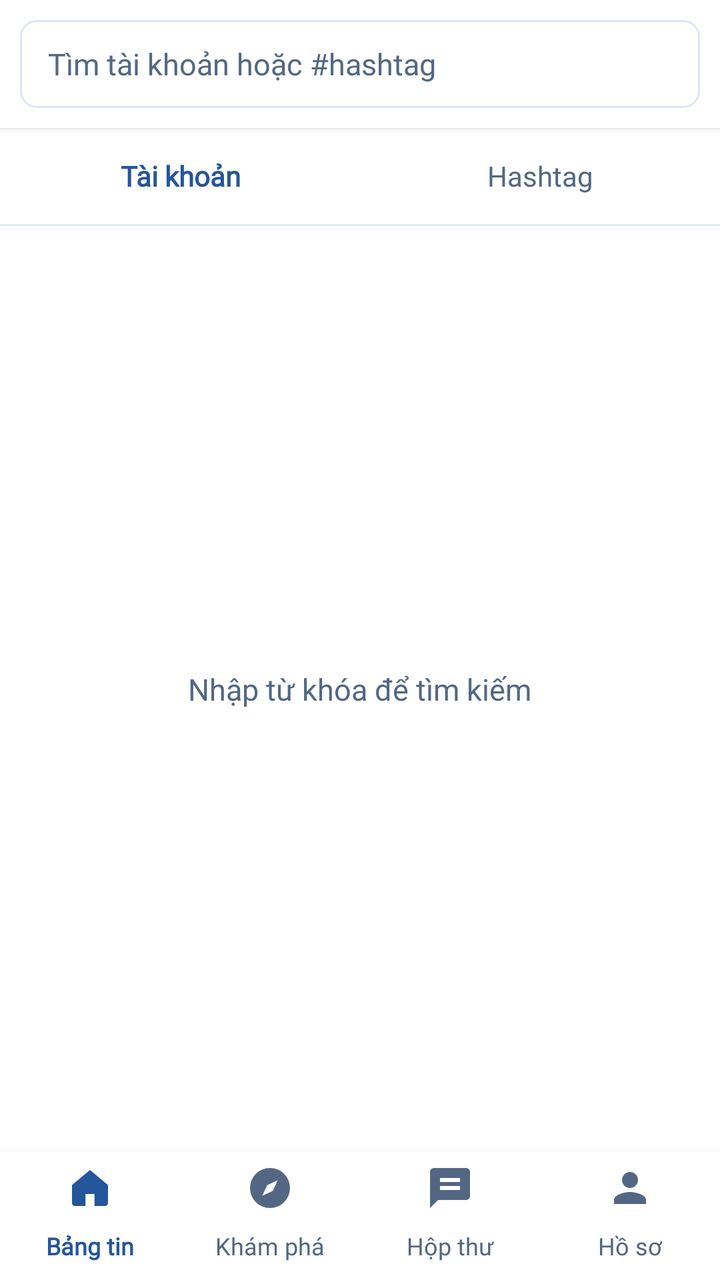
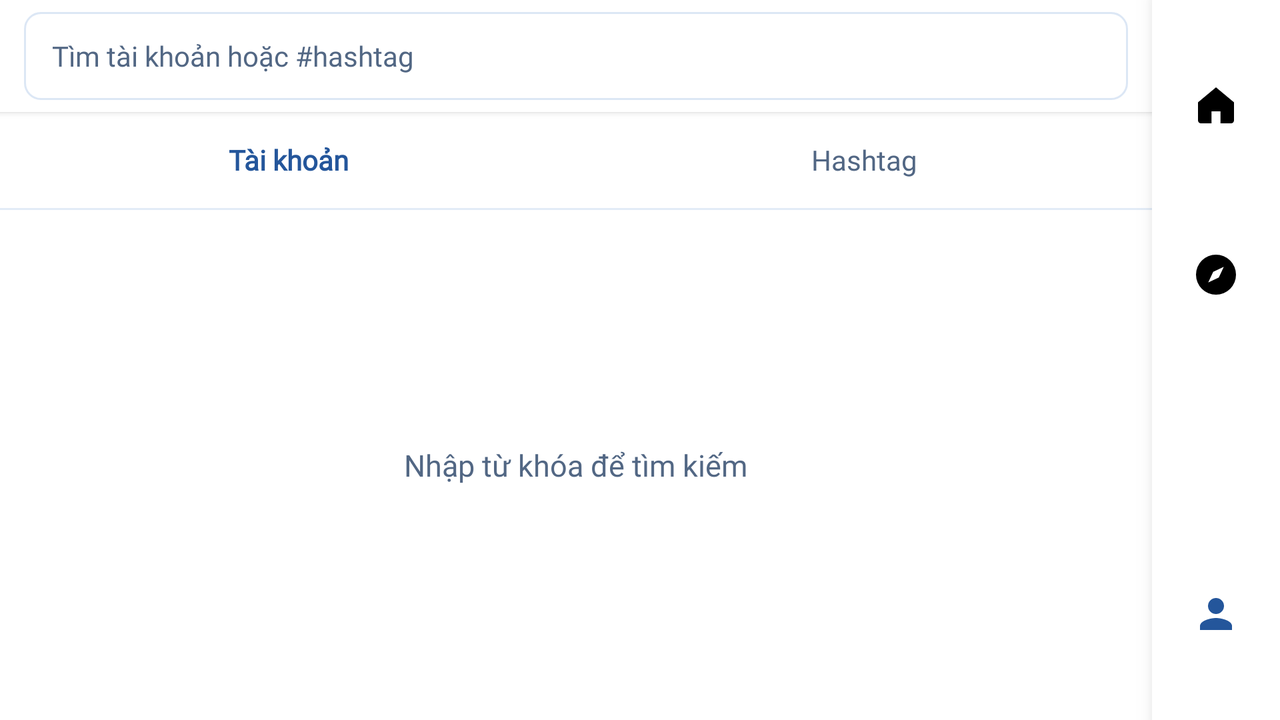

An Android layout and its configuration variant, each rendered on a device that would load it. The default file and the variant file are quoted in full after the pictures.
<!-- AndroidManifest.xml: application theme Theme.MyApplication -->
<!-- res/layout/activity_search.xml -->
<?xml version="1.0" encoding="utf-8"?>
<RelativeLayout xmlns:android="http://schemas.android.com/apk/res/android"
    android:layout_width="match_parent"
    android:layout_height="match_parent"
    android:background="@color/dlog_surface">

    
    <LinearLayout
        android:id="@+id/headerSearch"
        android:layout_width="match_parent"
        android:layout_height="@dimen/search_header_height"
        android:padding="10dp"
        android:background="@color/dlog_surface"
        android:elevation="2dp"
        android:gravity="center_vertical">

        <EditText
            android:id="@+id/etSearch"
            android:layout_width="match_parent"
            android:layout_height="match_parent"
            android:background="@drawable/bg_rounded_edittext"
            android:hint="Tìm tài khoản hoặc #hashtag"
            android:inputType="text"
            android:paddingHorizontal="14dp"
            android:textColor="@color/dlog_navy"
            android:textColorHint="@color/dlog_muted_blue"
            android:textSize="15sp" />
    </LinearLayout>

    <LinearLayout
        android:id="@+id/searchModes"
        android:layout_width="match_parent"
        android:layout_height="48dp"
        android:layout_below="@id/headerSearch"
        android:orientation="horizontal"
        android:background="@color/dlog_surface">
        <TextView android:id="@+id/tabSearchUsers" android:layout_width="0dp"
            android:layout_height="match_parent" android:layout_weight="1"
            android:gravity="center" android:text="Tài khoản" android:textSize="14sp"
            android:textStyle="bold" android:textColor="@color/dlog_blue"
            android:background="?attr/selectableItemBackground" />
        <TextView android:id="@+id/tabSearchTags" android:layout_width="0dp"
            android:layout_height="match_parent" android:layout_weight="1"
            android:gravity="center" android:text="Hashtag" android:textSize="14sp"
            android:textColor="@color/dlog_muted_blue"
            android:background="?attr/selectableItemBackground" />
    </LinearLayout>

    <View
        android:id="@+id/dividerSearch"
        android:layout_width="match_parent"
        android:layout_height="1dp"
        android:layout_below="@id/searchModes"
        android:background="@color/dlog_feed_divider" />

    
    <include
        android:id="@+id/bottomNavView"
        layout="@layout/inc_bottom_nav"
        android:layout_width="match_parent"
        android:layout_height="@dimen/bottom_nav_height"
        android:layout_alignParentBottom="true" />

    
    <FrameLayout
        android:layout_width="match_parent"
        android:layout_height="match_parent"
        android:layout_below="@id/dividerSearch"
        android:layout_above="@id/bottomNavView">

        <LinearLayout android:layout_width="match_parent" android:layout_height="match_parent"
            android:orientation="vertical">
            <HorizontalScrollView android:id="@+id/tagSuggestionsScroll"
                android:layout_width="match_parent" android:layout_height="52dp"
                android:fillViewport="false" android:scrollbars="none" android:visibility="gone">
                <LinearLayout android:id="@+id/tagSuggestions"
                    android:layout_width="wrap_content" android:layout_height="match_parent"
                    android:gravity="center_vertical" android:orientation="horizontal"
                    android:paddingHorizontal="12dp" />
            </HorizontalScrollView>
            <LinearLayout android:id="@+id/photoSortBar"
                android:layout_width="match_parent" android:layout_height="52dp"
                android:orientation="horizontal" android:gravity="center_vertical"
                android:paddingHorizontal="12dp" android:visibility="gone">
                <TextView android:id="@+id/sortNewest" android:layout_width="0dp"
                    android:layout_height="48dp" android:layout_weight="1"
                    android:gravity="center" android:text="Mới nhất"
                    android:textColor="@color/dlog_blue" android:textStyle="bold"
                    android:background="?attr/selectableItemBackground" />
                <TextView android:id="@+id/sortOldest" android:layout_width="0dp"
                    android:layout_height="48dp" android:layout_weight="1"
                    android:gravity="center" android:text="Cũ nhất"
                    android:textColor="@color/dlog_muted_blue"
                    android:background="?attr/selectableItemBackground" />
                <TextView android:id="@+id/sortPopular" android:layout_width="0dp"
                    android:layout_height="48dp" android:layout_weight="1"
                    android:gravity="center" android:text="Phổ biến"
                    android:textColor="@color/dlog_muted_blue"
                    android:background="?attr/selectableItemBackground" />
            </LinearLayout>
            <androidx.recyclerview.widget.RecyclerView
                android:id="@+id/rvSearchResults"
                android:layout_width="match_parent" android:layout_height="0dp"
                android:layout_weight="1" />
            <androidx.recyclerview.widget.RecyclerView
                android:id="@+id/rvTagPosts"
                android:layout_width="match_parent" android:layout_height="0dp"
                android:layout_weight="1" android:visibility="gone" />
        </LinearLayout>

        <ProgressBar
            android:id="@+id/progressBarSearch"
            android:layout_width="wrap_content"
            android:layout_height="wrap_content"
            android:layout_gravity="center"
            android:visibility="gone" />

        <TextView
            android:id="@+id/tvEmptySearch"
            android:layout_width="wrap_content"
            android:layout_height="wrap_content"
            android:layout_gravity="center"
            android:text="Nhập từ khóa để tìm kiếm"
            android:textColor="@color/dlog_muted_blue"
            android:textSize="15sp" />
    </FrameLayout>

</RelativeLayout>
<!-- res/layout/inc_bottom_nav.xml (included above) -->
<?xml version="1.0" encoding="utf-8"?>
<LinearLayout xmlns:android="http://schemas.android.com/apk/res/android"
    android:id="@+id/bottomNavContainer"
    android:layout_width="match_parent"
    android:layout_height="@dimen/bottom_nav_height"
    android:background="@color/dlog_surface"
    android:elevation="8dp"
    android:orientation="horizontal"
    android:paddingTop="3dp"
    android:paddingBottom="2dp">

    <TextView
        android:id="@+id/navFeed"
        android:layout_width="0dp"
        android:layout_height="match_parent"
        android:layout_weight="1"
        android:background="?attr/selectableItemBackground"
        android:clickable="true"
        android:drawableTop="@drawable/ic_home_24"
        android:drawablePadding="2dp"
        android:drawableTint="@color/dlog_blue"
        android:focusable="true"
        android:gravity="center"
        android:paddingTop="3dp"
        android:text="Bảng tin"
        android:textColor="@color/dlog_blue"
        android:textSize="12sp"
        android:textStyle="bold" />

    <TextView
        android:id="@+id/navSearch"
        android:layout_width="0dp"
        android:layout_height="match_parent"
        android:layout_weight="1"
        android:background="?attr/selectableItemBackground"
        android:clickable="true"
        android:drawableTop="@drawable/ic_explore_24"
        android:drawablePadding="2dp"
        android:drawableTint="@color/dlog_nav_inactive"
        android:focusable="true"
        android:gravity="center"
        android:paddingTop="3dp"
        android:text="Khám phá"
        android:textColor="@color/dlog_nav_inactive"
        android:textSize="12sp" />

    <TextView
        android:id="@+id/navInbox"
        android:layout_width="0dp"
        android:layout_height="match_parent"
        android:layout_weight="1"
        android:background="?attr/selectableItemBackground"
        android:clickable="true"
        android:drawableTop="@drawable/ic_chat_24"
        android:drawablePadding="2dp"
        android:drawableTint="@color/dlog_nav_inactive"
        android:focusable="true"
        android:gravity="center"
        android:paddingTop="3dp"
        android:text="Hộp thư"
        android:textColor="@color/dlog_nav_inactive"
        android:textSize="12sp" />

    <TextView
        android:id="@+id/navProfile"
        android:layout_width="0dp"
        android:layout_height="match_parent"
        android:layout_weight="1"
        android:background="?attr/selectableItemBackground"
        android:clickable="true"
        android:drawableTop="@drawable/ic_person_outline"
        android:drawablePadding="2dp"
        android:drawableTint="@color/dlog_nav_inactive"
        android:focusable="true"
        android:gravity="center"
        android:paddingTop="3dp"
        android:text="Hồ sơ"
        android:textColor="@color/dlog_nav_inactive"
        android:textSize="12sp" />
</LinearLayout>
<!-- resources referenced by this layout -->
<resources>
  <color name="dlog_blue">#24569B</color>
  <color name="dlog_feed_divider">#E2EBF7</color>
  <color name="dlog_muted_blue">#526784</color>
  <color name="dlog_nav_inactive">#536784</color>
  <color name="dlog_navy">#102D57</color>
  <color name="dlog_surface">#FFFFFFFF</color>
  <dimen name="bottom_nav_height">64dp</dimen>
  <dimen name="search_header_height">64dp</dimen>
  <!-- drawable bg_rounded_edittext (drawable) -->
  <?xml version="1.0" encoding="utf-8"?>
  <shape xmlns:android="http://schemas.android.com/apk/res/android"
      android:shape="rectangle">
      <solid android:color="@color/dlog_surface" />
      <stroke android:width="1dp" android:color="@color/dlog_border" />
      <corners android:radius="8dp" />
  </shape>
  <!-- drawable ic_chat_24 (drawable) -->
  <vector xmlns:android="http://schemas.android.com/apk/res/android" android:width="24dp" android:height="24dp" android:viewportWidth="24" android:viewportHeight="24">
      <path android:fillColor="#FFFFFFFF" android:pathData="M20,2H4c-1.1,0 -2,0.9 -2,2v18l4,-4h14c1.1,0 2,-0.9 2,-2V4c0,-1.1 -0.9,-2 -2,-2zM7,11h10v2H7v-2zM7,7h10v2H7V7z" />
  </vector>
  <!-- drawable ic_explore_24 (drawable) -->
  <vector xmlns:android="http://schemas.android.com/apk/res/android" android:width="24dp" android:height="24dp" android:viewportWidth="24" android:viewportHeight="24">
      <path android:fillColor="#FF000000" android:pathData="M12,2a10,10 0,1 0,0 20a10,10 0,0 0,0 -20zM15.9,8.1l-2.5,5.3 -5.3,2.5 2.5,-5.3z" />
  </vector>
  <!-- drawable ic_home_24 (drawable) -->
  <vector xmlns:android="http://schemas.android.com/apk/res/android" android:width="24dp" android:height="24dp" android:viewportWidth="24" android:viewportHeight="24">
      <path android:fillColor="#FF000000" android:pathData="M3,10.5L12,3l9,7.5v9a1.5,1.5 0,0 1,-1.5 1.5h-5.25v-6h-4.5v6H4.5A1.5,1.5 0,0 1,3 19.5z" />
  </vector>
  <!-- drawable ic_person_outline (drawable) -->
  <vector xmlns:android="http://schemas.android.com/apk/res/android" android:width="24dp" android:height="24dp" android:viewportWidth="24" android:viewportHeight="24">
      <path android:fillColor="#FF24569B" android:pathData="M12,12c2.21,0 4,-1.79 4,-4s-1.79,-4 -4,-4 -4,1.79 -4,4 1.79,4 4,4zM12,14c-2.67,0 -8,1.34 -8,4v2h16v-2c0,-2.66 -5.33,-4 -8,-4z" />
  </vector>
  <style name="Theme.MyApplication" parent="Base.Theme.MyApplication" />
  <color name="dlog_border">#DCE7F5</color>
  <style name="Base.Theme.MyApplication" parent="Theme.Material3.DayNight.NoActionBar">
          <item name="colorPrimary">@color/dlog_blue</item>
          <item name="colorOnPrimary">@color/white</item>
          <item name="colorSecondary">@color/dlog_blue_light</item>
          <item name="colorOnSecondary">@color/white</item>
          <item name="colorSurface">@color/dlog_surface</item>
          <item name="colorOnSurface">@color/dlog_ink</item>
          <item name="android:textColorPrimary">@color/dlog_ink</item>
          <item name="android:textColorSecondary">@color/dlog_muted</item>
          <item name="android:windowBackground">@color/dlog_page</item>
          <item name="android:colorControlNormal">@color/dlog_ink</item>
          <item name="android:fontFamily">@font/inter</item>
          <item name="fontFamily">@font/inter</item>
          <item name="android:colorAccent">@color/dlog_blue</item>
          <item name="android:statusBarColor">@color/dlog_page</item>
          <item name="android:navigationBarColor">@color/dlog_page</item>
          <item name="android:windowLightStatusBar">true</item>
          <item name="android:windowLightNavigationBar">true</item>
      </style>
  <color name="white">#FFFFFFFF</color>
  <color name="dlog_blue_light">#4E8BD1</color>
  <color name="dlog_ink">#172B4D</color>
  <color name="dlog_muted">#526784</color>
  <color name="dlog_page">#FFFFFFFF</color>
</resources>
<!-- res/layout-land/activity_search.xml (the repository's variant of the layout above) -->
<!-- drawn on the phone turned sideways -->
<?xml version="1.0" encoding="utf-8"?>
<RelativeLayout xmlns:android="http://schemas.android.com/apk/res/android"
    android:layout_width="match_parent"
    android:layout_height="match_parent"
    android:background="@color/dlog_surface">

    <include
        android:id="@+id/bottomNavView"
        layout="@layout/inc_nav_rail"
        android:layout_width="64dp"
        android:layout_height="match_parent"
        android:layout_alignParentEnd="true" />

    <LinearLayout
        android:id="@+id/searchContent"
        android:layout_width="match_parent"
        android:layout_height="match_parent"
        android:layout_toStartOf="@id/bottomNavView"
        android:orientation="vertical">
        <LinearLayout
            android:id="@+id/headerSearch"
            android:layout_width="match_parent"
            android:layout_height="56dp"
            android:background="@color/dlog_surface"
            android:elevation="2dp"
            android:gravity="center_vertical"
            android:paddingHorizontal="12dp">
            <EditText
                android:id="@+id/etSearch"
                android:layout_width="match_parent"
                android:layout_height="44dp"
                android:background="@drawable/bg_rounded_edittext"
                android:hint="Tìm tài khoản hoặc #hashtag"
                android:inputType="text"
                android:paddingHorizontal="14dp"
                android:textColor="@color/dlog_navy"
                android:textColorHint="@color/dlog_muted_blue"
                android:textSize="14sp" />
        </LinearLayout>
        <LinearLayout
            android:id="@+id/searchModes"
            android:layout_width="match_parent"
            android:layout_height="48dp"
            android:background="@color/dlog_surface"
            android:orientation="horizontal">
            <TextView android:id="@+id/tabSearchUsers" android:layout_width="0dp" android:layout_height="match_parent" android:layout_weight="1" android:background="?attr/selectableItemBackground" android:gravity="center" android:text="Tài khoản" android:textColor="@color/dlog_blue" android:textSize="14sp" android:textStyle="bold" />
            <TextView android:id="@+id/tabSearchTags" android:layout_width="0dp" android:layout_height="match_parent" android:layout_weight="1" android:background="?attr/selectableItemBackground" android:gravity="center" android:text="Hashtag" android:textColor="@color/dlog_muted_blue" android:textSize="14sp" />
        </LinearLayout>
        <View android:id="@+id/dividerSearch" android:layout_width="match_parent" android:layout_height="1dp" android:background="@color/dlog_feed_divider" />
        <FrameLayout android:layout_width="match_parent" android:layout_height="0dp" android:layout_weight="1">
            <LinearLayout android:layout_width="match_parent" android:layout_height="match_parent" android:orientation="vertical">
                <HorizontalScrollView android:id="@+id/tagSuggestionsScroll" android:layout_width="match_parent" android:layout_height="48dp" android:scrollbars="none" android:visibility="gone">
                    <LinearLayout android:id="@+id/tagSuggestions" android:layout_width="wrap_content" android:layout_height="match_parent" android:gravity="center_vertical" android:orientation="horizontal" android:paddingHorizontal="12dp" />
                </HorizontalScrollView>
                <LinearLayout android:id="@+id/photoSortBar" android:layout_width="match_parent" android:layout_height="48dp" android:gravity="center_vertical" android:orientation="horizontal" android:paddingHorizontal="12dp" android:visibility="gone">
                    <TextView android:id="@+id/sortNewest" android:layout_width="0dp" android:layout_height="48dp" android:layout_weight="1" android:background="?attr/selectableItemBackground" android:gravity="center" android:text="Mới nhất" android:textColor="@color/dlog_blue" android:textStyle="bold" />
                    <TextView android:id="@+id/sortOldest" android:layout_width="0dp" android:layout_height="48dp" android:layout_weight="1" android:background="?attr/selectableItemBackground" android:gravity="center" android:text="Cũ nhất" android:textColor="@color/dlog_muted_blue" />
                    <TextView android:id="@+id/sortPopular" android:layout_width="0dp" android:layout_height="48dp" android:layout_weight="1" android:background="?attr/selectableItemBackground" android:gravity="center" android:text="Phổ biến" android:textColor="@color/dlog_muted_blue" />
                </LinearLayout>
                <androidx.recyclerview.widget.RecyclerView android:id="@+id/rvSearchResults" android:layout_width="match_parent" android:layout_height="0dp" android:layout_weight="1" />
                <androidx.recyclerview.widget.RecyclerView android:id="@+id/rvTagPosts" android:layout_width="match_parent" android:layout_height="0dp" android:layout_weight="1" android:visibility="gone" />
            </LinearLayout>
            <ProgressBar android:id="@+id/progressBarSearch" android:layout_width="wrap_content" android:layout_height="wrap_content" android:layout_gravity="center" android:visibility="gone" />
            <TextView android:id="@+id/tvEmptySearch" android:layout_width="wrap_content" android:layout_height="wrap_content" android:layout_gravity="center" android:text="Nhập từ khóa để tìm kiếm" android:textColor="@color/dlog_muted_blue" android:textSize="15sp" />
        </FrameLayout>
    </LinearLayout>
</RelativeLayout>
<!-- res/layout/inc_nav_rail.xml (included above) -->
<?xml version="1.0" encoding="utf-8"?>
<LinearLayout xmlns:android="http://schemas.android.com/apk/res/android"
    android:id="@+id/bottomNavContainer"
    android:layout_width="64dp"
    android:layout_height="match_parent"
    android:background="@color/dlog_surface"
    android:clipChildren="true"
    android:clipToPadding="true"
    android:elevation="8dp"
    android:gravity="center"
    android:orientation="vertical">

    <Space
        android:layout_width="64dp"
        android:layout_height="0dp"
        android:layout_weight="1" />

    <ImageView
        android:id="@+id/navFeed"
        style="@style/DLogNavRailIcon"
        android:contentDescription="Bảng tin"
        android:src="@drawable/ic_home_24" />

    <Space
        android:layout_width="64dp"
        android:layout_height="0dp"
        android:layout_weight="1" />

    <ImageView
        android:id="@+id/navSearch"
        style="@style/DLogNavRailIcon"
        android:contentDescription="Khám phá"
        android:src="@drawable/ic_explore_24" />

    <Space
        android:layout_width="64dp"
        android:layout_height="0dp"
        android:layout_weight="1" />

    <ImageView
        android:id="@+id/navInbox"
        style="@style/DLogNavRailIcon"
        android:contentDescription="Hộp thư"
        android:src="@drawable/ic_chat_24" />

    <Space
        android:layout_width="64dp"
        android:layout_height="0dp"
        android:layout_weight="1" />

    <ImageView
        android:id="@+id/navProfile"
        style="@style/DLogNavRailIcon"
        android:contentDescription="Hồ sơ"
        android:src="@drawable/ic_person_outline" />

    <Space
        android:layout_width="64dp"
        android:layout_height="0dp"
        android:layout_weight="1" />
</LinearLayout>
<!-- resources referenced by the variant -->
<!-- as the phone turned sideways resolves them -->
<resources>
  <color name="dlog_blue">#24569B</color>
  <color name="dlog_feed_divider">#E2EBF7</color>
  <color name="dlog_muted_blue">#526784</color>
  <color name="dlog_navy">#102D57</color>
  <color name="dlog_surface">#FFFFFFFF</color>
  <!-- drawable bg_rounded_edittext (drawable) -->
  <?xml version="1.0" encoding="utf-8"?>
  <shape xmlns:android="http://schemas.android.com/apk/res/android"
      android:shape="rectangle">
      <solid android:color="@color/dlog_surface" />
      <stroke android:width="1dp" android:color="@color/dlog_border" />
      <corners android:radius="8dp" />
  </shape>
  <!-- drawable ic_chat_24 (drawable) -->
  <vector xmlns:android="http://schemas.android.com/apk/res/android" android:width="24dp" android:height="24dp" android:viewportWidth="24" android:viewportHeight="24">
      <path android:fillColor="#FFFFFFFF" android:pathData="M20,2H4c-1.1,0 -2,0.9 -2,2v18l4,-4h14c1.1,0 2,-0.9 2,-2V4c0,-1.1 -0.9,-2 -2,-2zM7,11h10v2H7v-2zM7,7h10v2H7V7z" />
  </vector>
  <!-- drawable ic_explore_24 (drawable) -->
  <vector xmlns:android="http://schemas.android.com/apk/res/android" android:width="24dp" android:height="24dp" android:viewportWidth="24" android:viewportHeight="24">
      <path android:fillColor="#FF000000" android:pathData="M12,2a10,10 0,1 0,0 20a10,10 0,0 0,0 -20zM15.9,8.1l-2.5,5.3 -5.3,2.5 2.5,-5.3z" />
  </vector>
  <!-- drawable ic_home_24 (drawable) -->
  <vector xmlns:android="http://schemas.android.com/apk/res/android" android:width="24dp" android:height="24dp" android:viewportWidth="24" android:viewportHeight="24">
      <path android:fillColor="#FF000000" android:pathData="M3,10.5L12,3l9,7.5v9a1.5,1.5 0,0 1,-1.5 1.5h-5.25v-6h-4.5v6H4.5A1.5,1.5 0,0 1,3 19.5z" />
  </vector>
  <!-- drawable ic_person_outline (drawable) -->
  <vector xmlns:android="http://schemas.android.com/apk/res/android" android:width="24dp" android:height="24dp" android:viewportWidth="24" android:viewportHeight="24">
      <path android:fillColor="#FF24569B" android:pathData="M12,12c2.21,0 4,-1.79 4,-4s-1.79,-4 -4,-4 -4,1.79 -4,4 1.79,4 4,4zM12,14c-2.67,0 -8,1.34 -8,4v2h16v-2c0,-2.66 -5.33,-4 -8,-4z" />
  </vector>
  <style name="DLogNavRailIcon">
          <item name="android:layout_width">64dp</item>
          <item name="android:layout_height">64dp</item>
          <item name="android:scaleType">center</item>
          <item name="android:background">?attr/selectableItemBackground</item>
          <item name="android:clickable">true</item>
          <item name="android:focusable">true</item>
      </style>
  <style name="Theme.MyApplication" parent="Base.Theme.MyApplication" />
  <color name="dlog_border">#DCE7F5</color>
  <color name="white">#FFFFFFFF</color>
  <color name="dlog_blue_light">#4E8BD1</color>
  <color name="dlog_ink">#172B4D</color>
  <color name="dlog_muted">#526784</color>
  <color name="dlog_page">#FFFFFFFF</color>
  <!-- some entries are left out for length -->
</resources>
